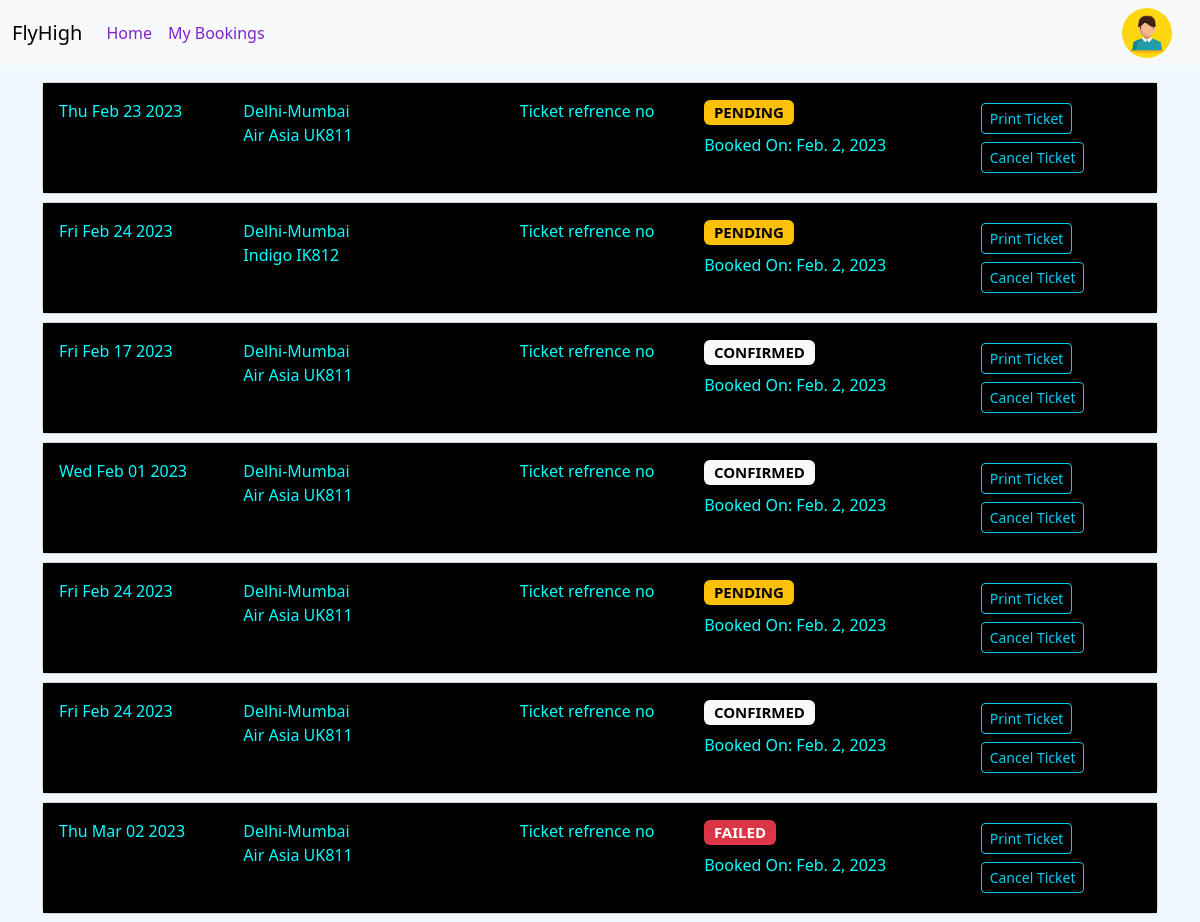
The page /mybooking/ (signed in) on the database as committed earlier.
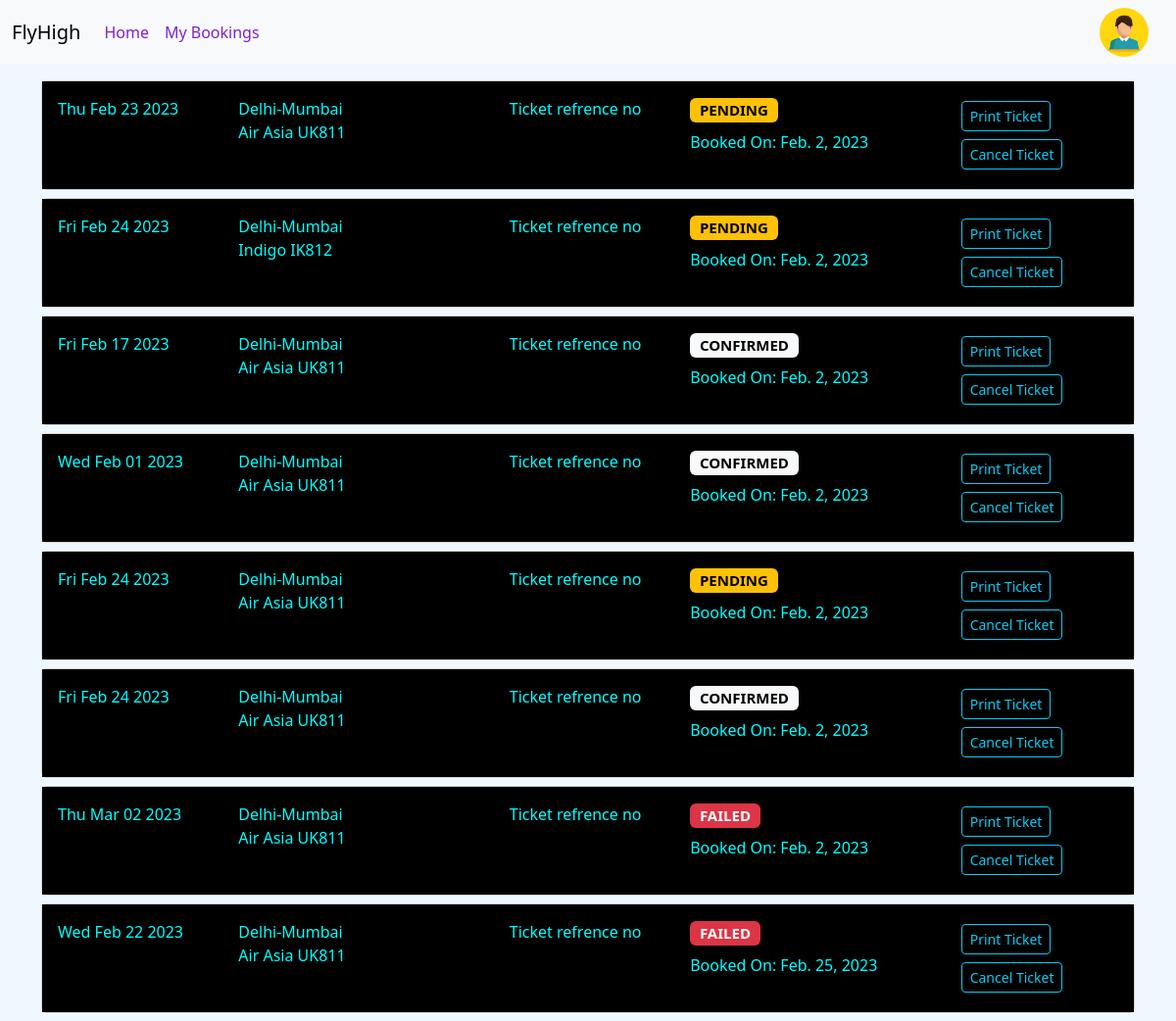
The same page on the database as committed later.
### flyhigh/models.py (models this page shows, shortened)
class Userdetails(models.Model):
    sno=models.AutoField(primary_key=True)
    user=models.CharField(max_length=100)
    bookinginfo=models.ForeignKey(Booking,on_delete=models.CASCADE)

class Booking(models.Model):
    sno=models.AutoField(primary_key=True)
    passengar_details=models.CharField(max_length=500,default='')
    flight_info=models.ForeignKey(Flight,on_delete=models.CASCADE)
    country_code=models.CharField(max_length=10)
    mob_no=models.CharField(max_length=10)
    email=models.CharField(max_length=20)
    amount=models.IntegerField()
    date=models.DateTimeField(auto_now_add=True)
    flight_d_date=models.CharField(max_length=30)
    flight_a_date=models.CharField(max_length=30)
    return_flight_d_date=models.CharField(max_length=50,default='')
    return_flight_a_date=models.CharField(max_length=50,default='')
    status=models.CharField(max_length=10,default='')
    bookingdate=models.DateField(auto_now_add=True)

class Flight(models.Model):
    sno=models.AutoField(primary_key=True)
    plane_name=models.CharField(max_length=20)
    plane_code = models.CharField(max_length=10)
    origin=models.CharField(max_length=20)
    origin_airport = models.CharField(max_length=64)
    origin_code=models.CharField(max_length=10)
    destination=models.CharField(max_length=20)
    destination_code=models.CharField(max_length=10)
    destination_airport = models.CharField(max_length=64)
    depart_time=models.TimeField(blank=True)
    arrival_time=models.TimeField(blank=True)
    flight_duration=models.CharField(max_length=20,default='')
    economy_fare = models.FloatField(null=True)
    business_fare = models.FloatField(null=True)
    first_fare = models.FloatField(null=True)

### flyhigh/views.py (the view)
# urls.py: path('mybooking/', views.mybooking, name='mybooking'),
def mybooking(request):
    val=(request.user)
    if str(val)!="AnonymousUser":
       myuser=Userdetails.objects.filter(user=request.user)
       params={'flight':myuser}
       return render(request,"mybookings.html",params)
    else:
        return render(request,'login.html')

### templates/mybookings.html (shortened to what this page needs)
{% extends 'base.html' %}
{% block body %}
<div class="container mt-3">
    {% for item in flight  %}
    <div class="card my-2">
        <div class="card-body" style="background-color: black; color: aqua;">
            <div class="row">
                <div class="col-2">
                    {{item.bookinginfo.flight_d_date}}
                </div>
                <div class="col-3">
                    {{item.bookinginfo.flight_info.origin}}-{{item.bookinginfo.flight_info.destination}}
                    <p>{{item.bookinginfo.flight_info.plane_name}} {{item.bookinginfo.flight_info.plane_code}} </p>
                </div>
                <div class="col">Ticket refrence no</div>
                <div class="col-3 ">
                    {% if  item.bookinginfo.status  == 'True' %}
                    <h5><span class="badge text-bg-light">CONFIRMED</span></h5>
                    {% elif item.bookinginfo.status  == 'False'  %}
                    <h5><span class="badge text-bg-danger">FAILED</span></h5>
                    {% else %}
                    <h5><span class="badge text-bg-warning">PENDING</span></h5>
                    {% endif %}
                    <p>Booked On: {{item.bookinginfo.bookingdate}} </p>
                </div>
                <div class="col">
                    <button class="btn btn-outline-info btn-sm my-1" type="submit">Print Ticket</button>
                    <button class="btn btn-outline-info btn-sm my-1" type="submit">Cancel Ticket</button>
                </div>
            </div>
        </div>
    </div>
    {% endfor %}
</div>
{% endblock body %}

Rows that differ between the two databases and show on the page:
added Userdetails: bookinginfo.flight_d_date "Wed Feb 22 2023", bookinginfo.flight_info.origin "Delhi", bookinginfo.flight_info.destination "Mumbai", bookinginfo.flight_info.plane_name "Air Asia", bookinginfo.flight_info.plane_code "UK811", shows "FAILED", bookinginfo.bookingdate "Feb. 25, 2023"
